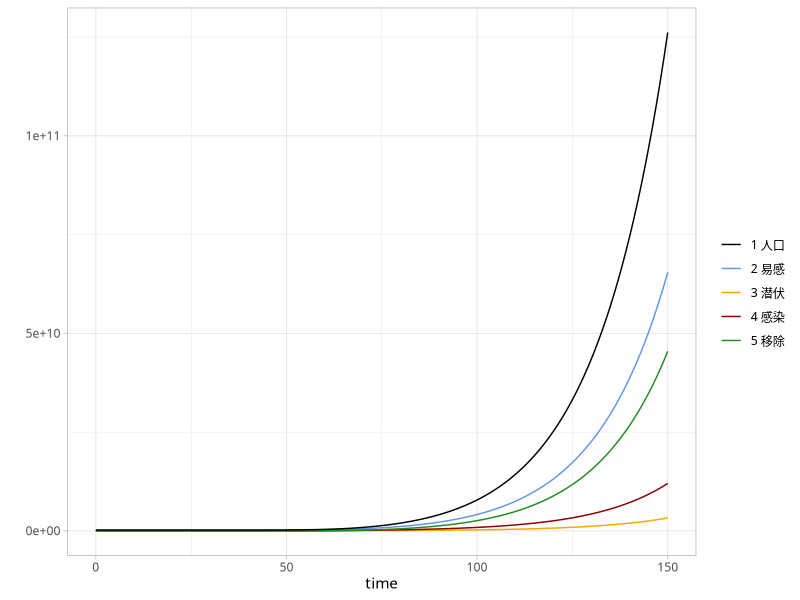

This figure's R source:

library(deSolve)
library(ggplot2)
seir<-function(time,state,pars){
  with(as.list(c(state,pars)),{
    dS<-S*beta*I/N
    dE<-S*beta*I/N-E*k
    dI<-E*k-I*(mu+gamma)
    dR<-I*gamma
    dN<-dS+dE+dI+dR
    list(c(dS,dE,dI,dR,dN))
  })
}
N<-1.9E8
E0<-0
RM0<-0
I0<-89
S0<-N-I0-RM0
init<-c(S=S0,E=E0,I=I0,R=RM0,N=N)
time<-seq(0,150,1)
pars<-c(beta=0.55,k=1,gamma=0.2,mu=0.02)
res.seir<-as.data.frame(lsoda(y = init, times = time, func = seir, parms = pars))
windows()
ggplot(res.seir) +
  geom_line(aes(x = time, y = S, col = '2 易感'))+
  geom_line(aes(x = time, y = E, col = '3 潜伏'))+
  geom_line(aes(x = time, y = I, col = '4 感染'))+
  geom_line(aes(x = time, y = R, col = '5 移除'))+
  geom_line(aes(x = time, y = N, col = '1 人口'))+
  theme_light(base_family = 'Kai') +
  scale_colour_manual("",values=c("2 易感" = "cornflowerblue", "3 潜伏" = "orange","4 感染" = "darkred", "5 移除" = "forestgreen", "1 人口" = "black") ) +
  scale_y_continuous('')
